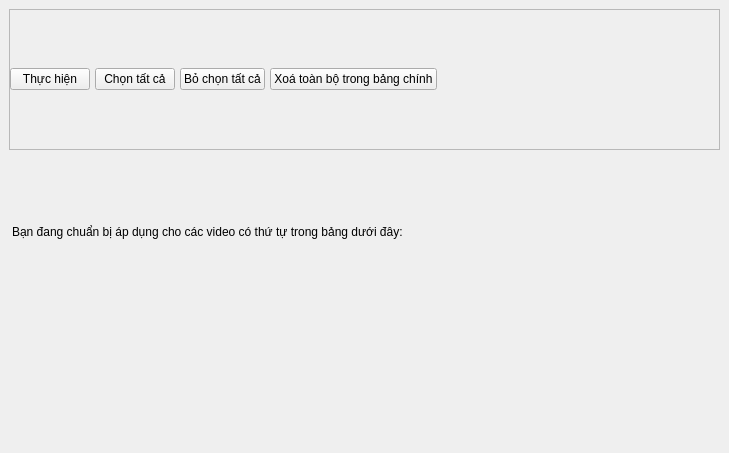
<?xml version="1.0" encoding="UTF-8"?>
<ui version="4.0">
 <class>MainWindow</class>
 <widget class="QMainWindow" name="MainWindow">
  <property name="geometry">
   <rect>
    <x>0</x>
    <y>0</y>
    <width>729</width>
    <height>453</height>
   </rect>
  </property>
  <property name="windowTitle">
   <string>Bảng chọn tài khoản để upload</string>
  </property>
  <property name="windowIcon">
   <iconset>
    <normaloff>:/logo/icon-sw.png</normaloff>:/logo/icon-sw.png</iconset>
  </property>
  <widget class="QWidget" name="centralwidget">
   <layout class="QGridLayout" name="gridLayout">
    <item row="0" column="0">
     <widget class="QFrame" name="frame">
      <property name="frameShape">
       <enum>QFrame::StyledPanel</enum>
      </property>
      <property name="frameShadow">
       <enum>QFrame::Raised</enum>
      </property>
      <layout class="QVBoxLayout" name="verticalLayout">
       <property name="spacing">
        <number>5</number>
       </property>
       <property name="leftMargin">
        <number>0</number>
       </property>
       <property name="topMargin">
        <number>0</number>
       </property>
       <property name="rightMargin">
        <number>0</number>
       </property>
       <property name="bottomMargin">
        <number>0</number>
       </property>
       <item>
        <layout class="QVBoxLayout" name="verticalLayoutForTable"/>
       </item>
       <item>
        <layout class="QHBoxLayout" name="horizontalLayout">
         <item>
          <widget class="QPushButton" name="doIt">
           <property name="text">
            <string>Thực hiện</string>
           </property>
          </widget>
         </item>
         <item>
          <widget class="QPushButton" name="tickAllBtn">
           <property name="text">
            <string>Chọn tất cả</string>
           </property>
          </widget>
         </item>
         <item>
          <widget class="QPushButton" name="untickAllBtn">
           <property name="text">
            <string>Bỏ chọn tất cả</string>
           </property>
          </widget>
         </item>
         <item>
          <widget class="QPushButton" name="clearAllUploader">
           <property name="text">
            <string>Xoá toàn bộ trong bảng chính</string>
           </property>
          </widget>
         </item>
         <item>
          <spacer name="horizontalSpacer">
           <property name="orientation">
            <enum>Qt::Horizontal</enum>
           </property>
           <property name="sizeHint" stdset="0">
            <size>
             <width>40</width>
             <height>20</height>
            </size>
           </property>
          </spacer>
         </item>
        </layout>
       </item>
      </layout>
     </widget>
    </item>
    <item row="1" column="0">
     <widget class="QLabel" name="label_10">
      <property name="styleSheet">
       <string notr="true">margin-top:10px</string>
      </property>
      <property name="text">
       <string>Bạn đang chuẩn bị áp dụng cho các video có thứ tự trong bảng dưới đây:</string>
      </property>
     </widget>
    </item>
    <item row="2" column="0">
     <widget class="QLabel" name="whichIndex">
      <property name="maximumSize">
       <size>
        <width>900</width>
        <height>16777215</height>
       </size>
      </property>
      <property name="styleSheet">
       <string notr="true">border-left:1px solid gray;
border-right:1px solid gray;</string>
      </property>
      <property name="text">
       <string/>
      </property>
      <property name="wordWrap">
       <bool>true</bool>
      </property>
     </widget>
    </item>
   </layout>
  </widget>
 </widget>
 <resources>
  <include location="../resource.qrc"/>
 </resources>
 <connections/>
</ui>
